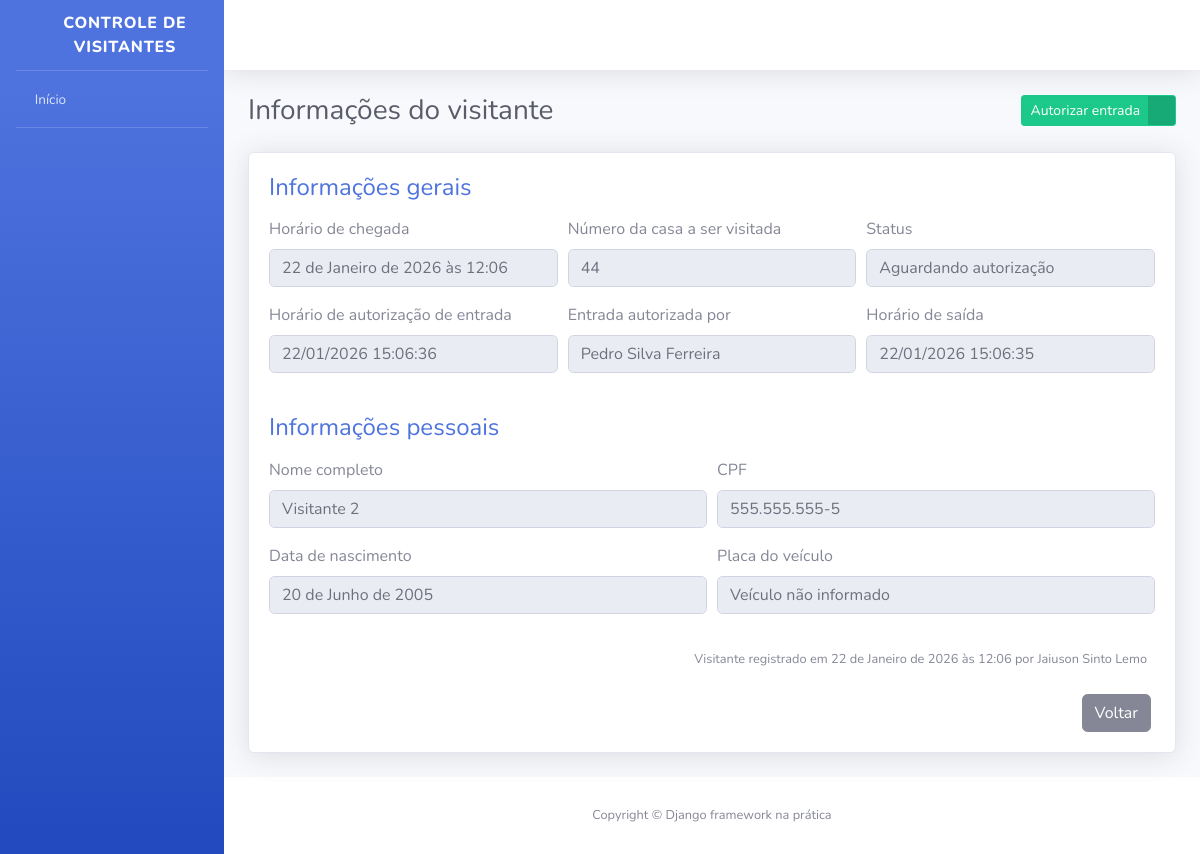
/visitantes/2/ (signed in), run on the app's committed database.
### apps/visitantes/models.py (models this page shows, shortened)
class Visitantes(models.Model): # Modelo para armazenar informações dos visitantes
    STATUS_VISITANTE = [ # Opções de status do visitante
        ("AGUARDANDO", "Aguardando autorização"),
        ("EM_VISITA", "Em visita"),
        ("FINALIZADO", "Visita finalizada"),
    ]
    status = models.CharField( # Campo para o status do visitante
        verbose_name="Status do visitante",
        max_length=10,
        choices=STATUS_VISITANTE,
        default="AGUARDANDO",
    )
    nome_completo = models.CharField(verbose_name="Nome completo", max_length=194)
    cpf = models.CharField(verbose_name="CPF", max_length=11, unique=True)
    data_nascimento = models.DateField(verbose_name="Data de nascimento", auto_now=False, auto_now_add=False)
    numero_casa = models.PositiveSmallIntegerField(verbose_name="Número da casa")
    placa_veiculo = models.CharField(verbose_name="Placa do veículo", max_length=7, blank=True, null=True)
    horario_chegada = models.DateTimeField(verbose_name="Horário de chegada na portaria", auto_now_add=True)
    horario_saida = models.DateTimeField(verbose_name="Horário de saída da portaria", auto_now=False, blank=True, null=True)
    horario_autorizacao= models.DateTimeField(verbose_name="Horário de autorização de entrada", auto_now=False, blank=True, null=True)
    morador_responsavel = models.CharField(verbose_name="Morador responsável pela autorização", max_length=194, blank=True)
    registrado_por = models.ForeignKey(
        "porteiros.Porteiro",
        verbose_name="Porteiro que registrou a entrada",
        on_delete=models.PROTECT,
    ) # Chave estrangeira para o modelo Porteiro
    def get_horario_saida(self): # Método para obter o horário de saída formatado
        if self.horario_saida:
            return self.horario_saida.strftime("%d/%m/%Y %H:%M:%S")
        return "Ainda não saiu"
    def get_horario_autorizacao(self): # Método para obter o horário de autorização formatado
        if self.horario_autorizacao:
            return self.horario_autorizacao.strftime("%d/%m/%Y %H:%M:%S")
        return "Ainda não autorizado"
    def get_morador_responsavel(self): # Método para obter o morador responsável ou mensagem padrão
        if self.morador_responsavel:
            return self.morador_responsavel
        return "Ainda não autorizado"
    def get_placa_veiculo(self): # Propriedade para obter a placa do veículo ou mensagem padrão
        if self.placa_veiculo:
            return self.placa_veiculo
        return "Veículo não informado"
    def get_cpf(self):
        if self.cpf:
            cpf = str(self.cpf)
            cpf_parte_um = cpf[0:3]
            cpf_parte_dois = cpf[3:6]
            cpf_parte_tres = cpf[6:9]
            cpf_parte_quatro = cpf[9:10]
            cpf_formatado = f"{cpf_parte_um}.{cpf_parte_dois}.{cpf_parte_tres}-{cpf_parte_quatro}"
            return cpf_formatado
    class Meta: # Metadados do modelo
        verbose_name = "Visitante"
        verbose_name_plural = "Visitantes"
        db_table = "visitante"

### apps/porteiros/models.py (models this page shows)
class Porteiro(models.Model):
    usuario = models.OneToOneField(
        "usuarios.usuario",
        verbose_name="Usuários",
        on_delete=models.PROTECT
    )
    nome_completo = models.CharField(
    verbose_name="Nome Completo",
        max_length=194,
    )
    cpf = models.CharField(
        verbose_name="CPF",
        max_length=11,
    )
    telefone = models.CharField(
        verbose_name="Telefone de contato",
        max_length=11,
    )
    data_nascimento = models.DateField(
        verbose_name="Data de nascimento",
        auto_now=False,
        auto_now_add=False,
    )
    class Meta:
        verbose_name = "Porteiro"
        verbose_name_plural = "Porteiros"
        db_table = "porteiro"
    def __str__(self):
        return self.nome_completo

### apps/visitantes/views.py (the view, shortened to what this page needs)
@login_required
def informacoes_visitante(request, id): # View para exibir informações detalhadas de um visitante
    visitante = get_object_or_404(Visitantes, id=id) # Obtém o visitante pelo ID ou retorna 404 se não encontrado
    form = AutorizacaoVisitanteForm()
    context = {
        "nome_pagina": "Informações do visitante",
        "visitante": visitante,
        "form": form
    } # Contexto para o template
    return render(request, 'informacoes_visitante.html', context) # Renderiza o template com o contexto

### apps/visitantes/forms.py
class AutorizacaoVisitanteForm(forms.ModelForm): # Formulário para autorizar visitantes
    morador_responsavel = forms.CharField( # Campo para o morador responsável
        required=True
    )
    class Meta: # Metadados do formulário
        model = Visitantes # Modelo associado ao formulário
        fields = {"morador_responsavel"} # Campo do modelo que será incluído no formulário
        error_messages = { # Mensagem de erro personalizada
            "morador_responsavel": {
                "required": "O nome do morador responsável é obrigatório para autorizar a entrada do visitante."
            }
        } # Mensagem de erro personalizada para o campo do formulário

### templates/informacoes_visitante.html (shortened to what this page needs)
{% extends "base.html" %}
{% load widget_tweaks %}
{% block conteudo %}
<div class="container">
    <div class="d-sm-flex align-items-center justify-content-between mb-4">
        <h1 class="h3 mb-0 text-gray-800">{{ nome_pagina }}</h1>
        <div>
            {% if visitante.status == "AGUARDANDO" %}
            <a href="#" class="btn btn-success btn-icon-split btn-sm" data-toggle="modal" data-target="#modal1">
                 <span class="text">Autorizar entrada</span>
                 <span class="icon text-white-50">
                     <i class="fas fa-user-check"></i>
            </a>
            {% endif %}
        </div>
    </div>
    <div class="card shadow mb-4">
        <div class="card-body">
            <h4 class="mb-3 text-primary">
                Informações gerais
            </h4>
            <form>
                <div class="form-row">
                    <div class="form-group col-md-4">
                        <label>Horário de chegada</label>
                        <input type="text" class="form-control" value="{{ visitante.horario_chegada }}" disabled>
                    </div>
                    <div class="form-group col-md-4">
                        <label>Número da casa a ser visitada</label>
                        <input type="text" class="form-control" value="{{ visitante.numero_casa }}" disabled>
                    </div>
                    <div class="form-group col-md-4">
                        <label>Status</label>
                        <input type="text" class="form-control" value="{{ visitante.get_status_display }}" disabled>
                    </div>
                </div>
                <div class="form-row">
                    <div class="form-group col-md-4">
                        <label>Horário de autorização de entrada</label>
                        <input type="text" class="form-control" value="{{ visitante.get_horario_autorizacao }}" disabled>
                    </div>
                    <div class="form-group col-md-4">
                        <label>Entrada autorizada por</label>
                        <input type="text" class="form-control" value="{{ visitante.get_morador_responsavel }}" disabled>
                    </div>
                    <div class="form-group col-md-4">
                        <label>Horário de saída</label>
                        <input type="text" class="form-control" value="{{ visitante.get_horario_saida }}" disabled>
                    </div>
                </div>
            </form>
            <h4 class="mb-3 mt-4 text-primary">
                Informações pessoais
            </h4>
            <form>
                <div class="form-row">
                    <div class="form-group col-md-6">
                        <label>Nome completo</label>
                        <input type="text" class="form-control" value="{{ visitante.nome_completo }}" disabled>
                    </div>
                    <div class="form-group col-md-6">
                        <label>CPF</label>
                        <input type="text" class="form-control" value="{{ visitante.get_cpf }}" disabled>
                    </div>
                </div>
                <div class="form-row">
                    <div class="form-group col-md-6">
                        <label>Data de nascimento</label>
                        <input type="text" class="form-control" value="{{ visitante.data_nascimento }}" disabled>
                    </div>
                    <div class="form-group col-md-6">
                        <label>Placa do veículo</label>
                        <input type="text" class="form-control" value="{{ visitante.get_placa_veiculo }}" disabled>
                    </div>
                </div>
            </form>
            <p class="mr-2 mt-3 mb-4 text-right">
                <small>
                    Visitante registrado em {{ visitante.horario_chegada }} por {{ visitante.registrado_por }}
                </small>
            </p>
            <div class="mr-1 text-right">
                <a href="{% url 'index' %}" class="btn btn-secondary text-white" type="button">
                    <span class="text">Voltar</span>
                </a>
            </div>
        </div>
    </div>
</div>
{% endblock %}

### data on the page
Visitantes: horario_chegada "22 de Janeiro de 2026 às 12:06", numero_casa "44", status "Aguardando autorização", get_horario_autorizacao "22/01/2026 15:06:36", get_morador_responsavel "Pedro Silva Ferreira", get_horario_saida "22/01/2026 15:06:35", nome_completo "Visitante 2", get_cpf "555.555.555-5", data_nascimento "20 de Junho de 2005", get_placa_veiculo "Veículo não informado", registrado_por "Jaiuson Sinto Lemo"

### other printed values
{{ nome_pagina }} "Informações do visitante"
